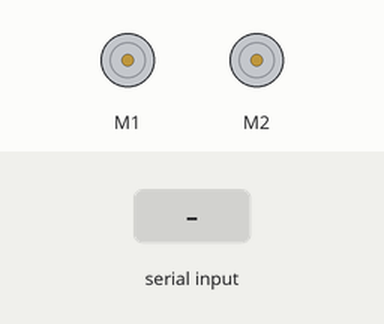
Simulated run of this sketch. Board: Arduino Uno, built with avr-gcc and run on an emulated ATmega328P. Parts: 2 × DC motor (green arrow = forward, orange = backward, longer = faster). The test bench sets the inputs (shaded band).

Above: at 1.2 s.
1.3 s: "F" received over Serial
At 2.1 s:
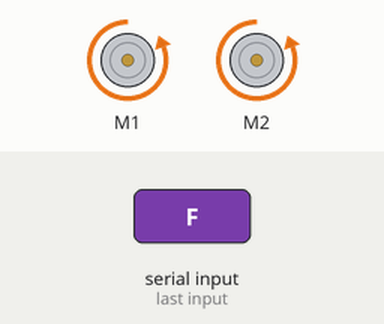
2.8 s: "B" received over Serial
At 3.2 s:
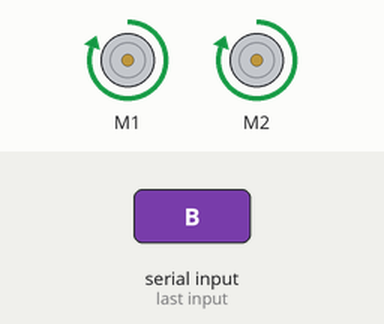
4.3 s: "L" received over Serial
At 5.5 s:
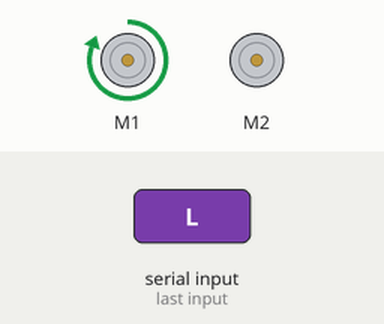
5.8 s: "R" received over Serial
At 6.7 s:
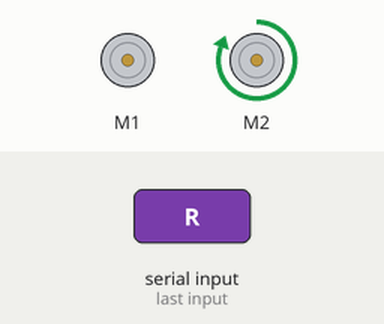
7.3 s: "S" received over Serial
At 7.9 s:
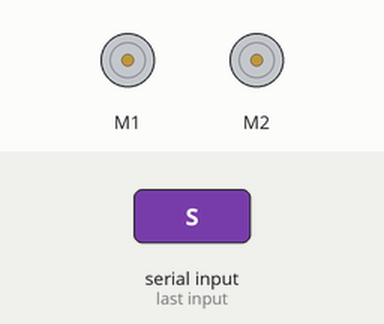
Timing chart, 0 to 9.8 s (numbered marks = the images above; inputs shaded):
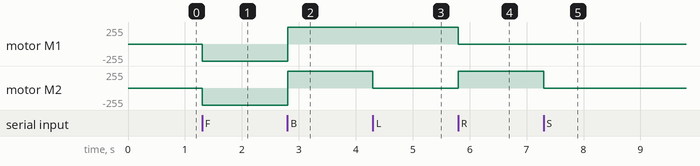

Measured:
- after the input at 1.3 s, motor M1, motor M2: stopped → backward 255/255 at once
- after the input at 2.8 s, motor M1, motor M2: backward 255/255 → forward 255/255 at once
- after the input at 4.3 s, motor M2: forward 255/255 → stopped at once
- after the input at 5.8 s, motor M1: forward 255/255 → stopped at once; motor M2: stopped → forward 255/255 at once
- after the input at 7.3 s, motor M2: forward 255/255 → stopped at once

The sketch:

Bluetoothconfusedwheelchair.ino
```cpp
#include <AFMotor.h>

// Initialize 2 DC motors
AF_DCMotor motor1(1, MOTOR12_1KHZ); // Left motor
AF_DCMotor motor2(2, MOTOR12_1KHZ); // Right motor

char command;

void setup() {
  Serial.begin(9600); // Bluetooth module baud rate
}

void loop() {
  if (Serial.available() > 0) {
    command = Serial.read();
    Stop(); // Default to stop before any command

    switch (command) {
      case 'F':  // Forward command → Move backward
        back();
        break;
      case 'B':  // Backward command → Move forward
        forward();
        break;
      case 'L':  // Left command → Turn right
        right();
        break;
      case 'R':  // Right command → Turn left
        left();
        break;
      case 'S':  // Stop command
        Stop();
        break;
      default:
        Stop();
        break;
    }
  }
}

// ---------------- Motor Functions ----------------

void forward() {
  motor1.setSpeed(255);
  motor1.run(FORWARD);
  motor2.setSpeed(255);
  motor2.run(FORWARD);
}

void back() {
  motor1.setSpeed(255);
  motor1.run(BACKWARD);
  motor2.setSpeed(255);
  motor2.run(BACKWARD);
}

void left() {  // Car turns left
  motor1.setSpeed(0);       // Stop left motor
  motor2.setSpeed(255);     // Run right motor forward
  motor2.run(FORWARD);
}

void right() {  // Car turns right
  motor1.setSpeed(255);     // Run left motor forward
  motor1.run(FORWARD);
  motor2.setSpeed(0);       // Stop right motor
}

void Stop() {
  motor1.setSpeed(0);
  motor1.run(RELEASE);
  motor2.setSpeed(0);
  motor2.run(RELEASE);
}
```
